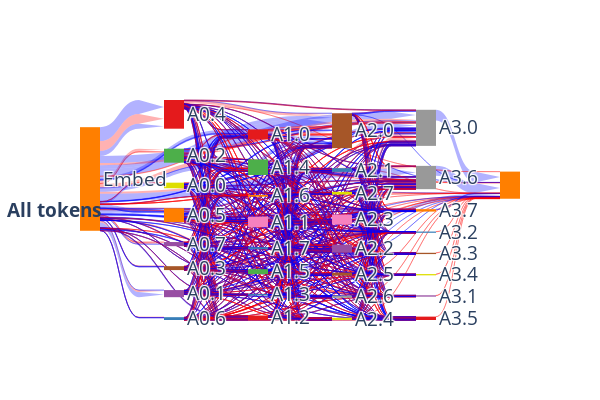

The notebook cell this image was saved under:
### Code cell
fig = draw_seq_graph(
    model=task.model,
    prune_scores=circuit_prune_scores,
    score_threshold=threshold,
    show_all_seq_pos=True,
    orientation="h",
    use_abs=conf.use_abs,
    display_ipython=is_notebook(),
    seq_labels=task.test_loader.seq_labels,
)
fig.write_image(repo_path_to_abs_path(exp_dir / "valid_edge_graph.png"))

### Figure 1 — Plotly figure (JSON) as saved in the notebook; plotly's stock layout.template omitted (floating-point values rounded to 4 significant figures; data arrays with more than 128 entries replaced by an {"elided": "..."} marker saying what was removed)
{"data": [{"arrangement": "perpendicular", "domain": {"y": [0, 1]}, "link": {"arrowlen": 25, "color": {"elided": "1271 str values"}, "label": {"elided": "1271 str values"}, "source": {"elided": "1271 int values"}, "target": {"elided": "1271 int values"}, "value": {"elided": "1271 float values"}}, "node": {"color": ["rgb(166, 86, 40)", "rgb(222, 222, 0)", "rgb(166, 86, 40)", "rgb(228, 26, 28)", "rgb(166, 86, 40)", "rgb(255, 127, 0)", "rgb(247, 129, 191)", "rgb(55, 126, 184)", "rgb(222, 222, 0)", "rgb(152, 78, 163)", "rgb(255, 127, 0)", "rgb(255, 127, 0)", "rgb(77, 175, 74)", "rgb(222, 222, 0)", "rgb(55, 126, 184)", "rgb(153, 153, 153)", "rgb(222, 222, 0)", "rgb(153, 153, 153)", "rgb(55, 126, 184)", "rgb(228, 26, 28)", "rgb(77, 175, 74)", "rgb(152, 78, 163)", "rgb(247, 129, 191)", "rgb(55, 126, 184)", "rgb(228, 26, 28)", "rgb(77, 175, 74)", "rgb(152, 78, 163)", "rgb(228, 26, 28)", "rgb(166, 86, 40)", "rgb(153, 153, 153)", "rgb(255, 127, 0)", "rgb(152, 78, 163)", "rgb(55, 126, 184)", "rgb(255, 127, 0)"], "label": ["A2.5", "A2.7", "A0.3", "A1.0", "A2.0", "A1.6", "A2.3", "A1.3", "A0.0", "A2.2", "A0.5", "A3.7", "A1.4", "A3.4", "A1.7", "A3.0", "A2.4", "A3.6", "A3.2", "A0.4", "A1.5", "A3.1", "A1.1", "A2.1", "A3.5", "A0.2", "A0.1", "A1.2", "A3.3", "A2.6", "Embed", "A0.7", "A0.6", ""], "line": {"width": 0}}, "orientation": "h", "type": "sankey"}], "layout": {"annotations": [{"showarrow": false, "text": "<b>All tokens</b>", "x": -0.17, "xref": "paper", "y": 0.5, "yref": "paper"}], "height": 400, "plot_bgcolor": "blue", "width": 600}}
